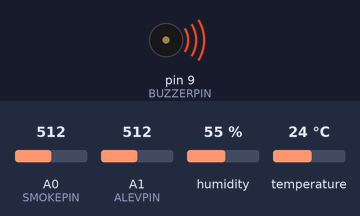
A sketch run on a simulated Arduino Uno, built with avr-gcc and run on an emulated ATmega328P. On the bench: buzzer (waves = sounding, pin HIGH). The test bench sets the inputs (shaded band); at power-on: A0 (SMOKEPIN) = 512, A1 (ALEVPIN) = 512, humidity 55 %, temperature 24 °C. What the sketch prints to the serial monitor is not drawn.

Above: at 2.5 s.
At 10.1 s:
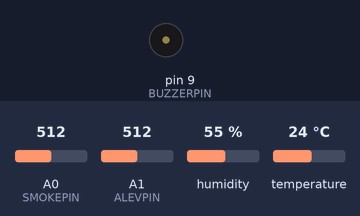
Timing chart, 0 to 19.6 s (numbered marks = the images above):
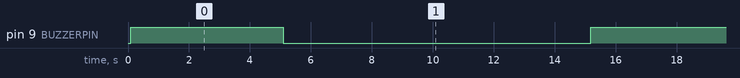

Measured:
- by itself, pin 9 (BUZZERPIN): alternates HIGH for 5.0 s and LOW for 10.1 s

The sketch:

fire.ino
```cpp
#include <dht11.h> // DHT11 kütüphanesini dahil edin

#define DHTPIN 2       // DHT11 sensörünün bağlandığı pin
#define DHTTYPE DHT11  // DHT sensör tipi

#define ALEVPIN A1     // Alev sensörünün bağlandığı analog pin
#define SMOKEPIN A0    // Duman sensörünün bağlandığı analog pin
#define BUZZERPIN 9    // Buzzerın bağlandığı pin

dht11 DHT11;

void setup() {
  Serial.begin(9600);
  pinMode(ALEVPIN, INPUT);
  pinMode(SMOKEPIN, INPUT);
  pinMode(BUZZERPIN, OUTPUT);
}

void loop() {
  int chk = DHT11.read(DHTPIN);

  float temperature = DHT11.temperature; // Sıcaklık ölçümü
  float humidity = DHT11.humidity;       // Nem ölçümü
  int alevValue = analogRead(ALEVPIN);   // Alev sensör değeri okuma
  int smokeValue = analogRead(SMOKEPIN); // Duman sensör değeri okuma

  // Bulanık mantık kuralları ve hesaplamaları
  float temperatureScore = map(constrain(temperature, 0, 90), 0, 90, 0, 1);
  float alevScore = map(constrain(alevValue, 0, 1200), 0, 1200, 1, 0);
  float smokeScore = map(constrain(smokeValue, 0, 500), 0, 500, 0, 1);

  // Bulanık mantık kurallarına göre yangın seviyesi hesaplama
  float fireLevel = 0;

  if (smokeScore <= 0.2) {
    // Duman değeri düşükken
    if (temperatureScore <= 0.2 && alevScore <= 0.5) {
      fireLevel = 0; // Yangın yok
    } else if (temperatureScore <= 0.2 && alevScore > 0.5) {
      fireLevel = 0.5; // Muhtemel yangın
    } else if (temperatureScore <= 0.2 && alevScore > 0.7) {
      fireLevel = 0.7; // Muhtemel yangın
    }
  } else if (smokeScore > 0.2 && smokeScore <= 0.6) {
    // Duman değeri normal
    if (temperatureScore <= 0.2 && alevScore <= 0.5) {
      fireLevel = 0; // Yangın yok
    } else if (temperatureScore <= 0.2 && alevScore > 0.5) {
      fireLevel = 0.5; // Muhtemel yangın
    } else if (temperatureScore <= 0.2 && alevScore > 0.7) {
      fireLevel = 1; // Yangın
    }
  } else if (smokeScore > 0.6) {
    // Duman değeri yüksek
    if (temperatureScore <= 0.2 && alevScore <= 0.5) {
      fireLevel = 0.5; // Muhtemel yangın
    } else if (temperatureScore <= 0.2 && alevScore > 0.5) {
      fireLevel = 1; // Yangın
    } else if (temperatureScore <= 0.2 && alevScore > 0.7) {
      fireLevel = 1; // Yangın
    }
  }

  // Yangın tespiti ve eylemler
  if (fireLevel >= 0.7) {
    Serial.println("Yangın tespit edildi!");
    Serial.print("Sıcaklık: "); Serial.print(temperature); Serial.println(" °C");
    Serial.print("Nem: "); Serial.print(humidity); Serial.println(" %");
    Serial.print("Alev Değeri: "); Serial.println(alevValue);
    Serial.print("Duman Değeri: "); Serial.println(smokeValue);
    Serial.println("-----------------------------");

    digitalWrite(BUZZERPIN, HIGH); // Buzzerı aktifleştir (alarm çal)
    delay(5000); // 5 saniye boyunca alarm çalsın
    digitalWrite(BUZZERPIN, LOW);  // Buzzerı kapat
  }

  delay(10000); // 10 saniye bekleyerek tekrar ölçüm yapalım
}
```
